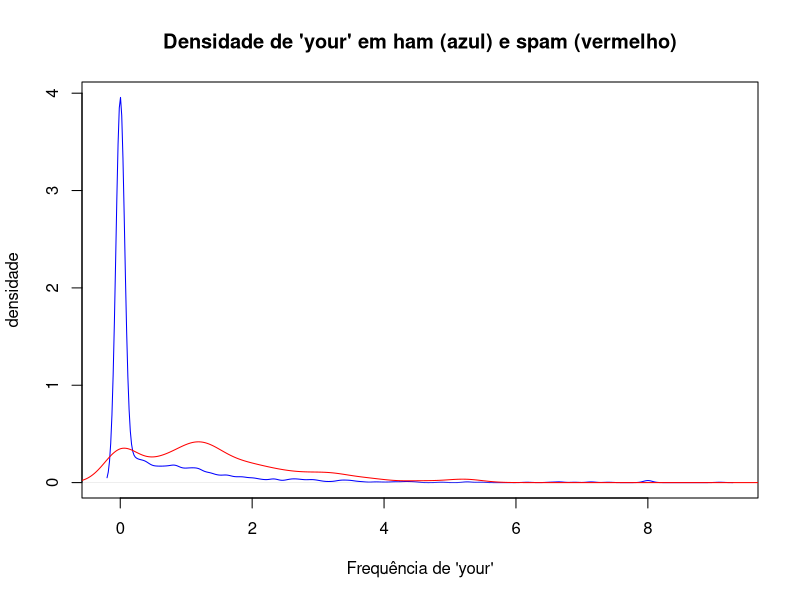
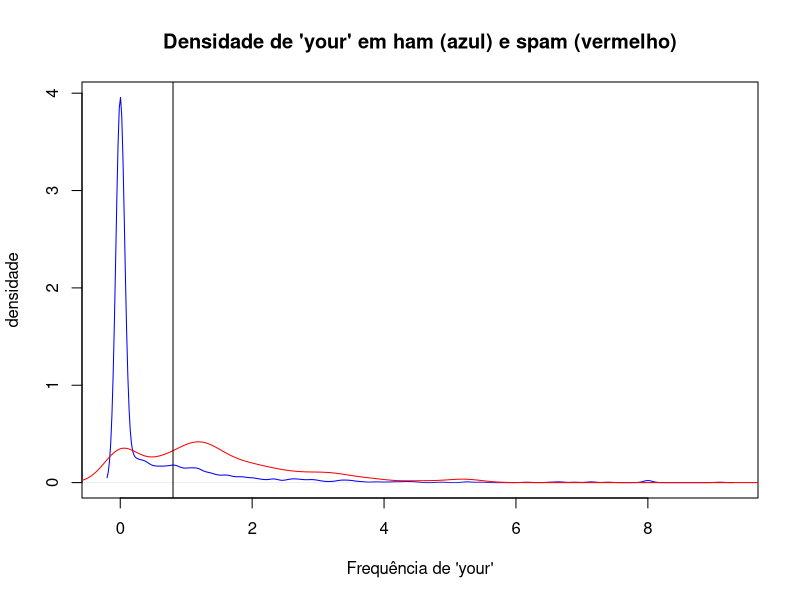

R code for these plots, in order:
## ---- chunk 1
library(kernlab)
data(spam)
head(spam)
## ---- chunk 2
set.seed(127)
indices = sample(dim(spam)[1], size = 2760)
treino = spam[indices,]
teste = spam[-indices,]
## ---- chunk 3
plot(density(treino$your[treino$type=="nonspam"]), col="blue", 
     main = "Densidade de 'your' em ham (azul) e spam (vermelho)", 
     xlab = "Frequência de 'your'", ylab = "densidade")
lines(density(treino$your[treino$type=="spam"]), col="red")
## ---- chunk 4
plot(density(treino$your[treino$type=="nonspam"]), col="blue", 
     main = "Densidade de 'your' em ham (azul) e spam (vermelho)", 
     xlab = "Frequência de 'your'", ylab = "densidade")
lines(density(treino$your[treino$type=="spam"]), col="red")
abline(v=0.8,col="black")
## ---- chunk 5
predicao=ifelse(treino$your>0.8,"spam","nonspam")
table(predicao,treino$type)/length(treino$type)
## ---- chunk 6
predicao=ifelse(teste$your>0.8,"spam","nonspam")
table(predicao,teste$type)/length(teste$type)
